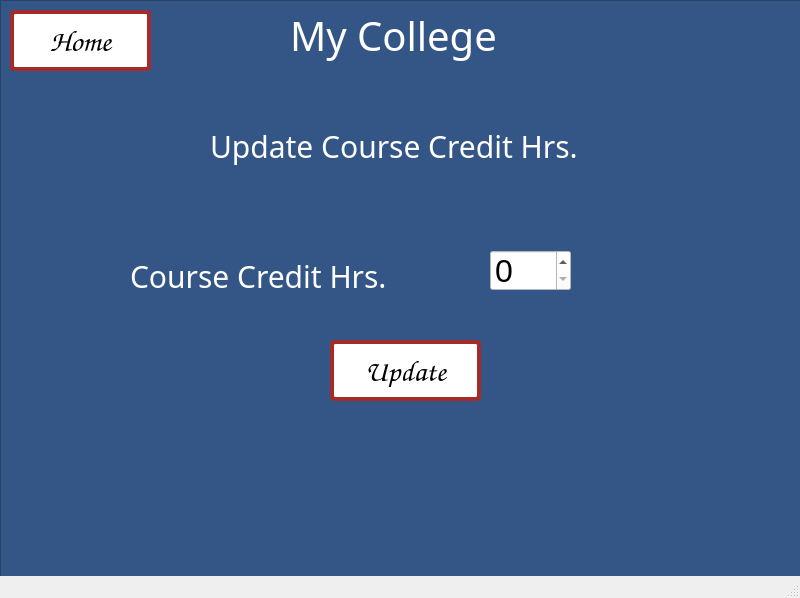
<?xml version="1.0" encoding="UTF-8"?>
<ui version="4.0">
 <class>MainWindow</class>
 <widget class="QMainWindow" name="MainWindow">
  <property name="geometry">
   <rect>
    <x>0</x>
    <y>0</y>
    <width>800</width>
    <height>598</height>
   </rect>
  </property>
  <property name="windowTitle">
   <string>MainWindow</string>
  </property>
  <widget class="QWidget" name="centralwidget">
   <widget class="QWidget" name="gridLayoutWidget">
    <property name="geometry">
     <rect>
      <x>0</x>
      <y>0</y>
      <width>801</width>
      <height>601</height>
     </rect>
    </property>
    <layout class="QGridLayout" name="gridLayout">
     <item row="0" column="0">
      <widget class="QFrame" name="frame">
       <property name="autoFillBackground">
        <bool>false</bool>
       </property>
       <property name="styleSheet">
        <string notr="true"> background-color: #345687;</string>
       </property>
       <property name="frameShape">
        <enum>QFrame::StyledPanel</enum>
       </property>
       <property name="frameShadow">
        <enum>QFrame::Raised</enum>
       </property>
       <widget class="QLabel" name="label_4">
        <property name="geometry">
         <rect>
          <x>290</x>
          <y>10</y>
          <width>211</width>
          <height>51</height>
         </rect>
        </property>
        <property name="font">
         <font>
          <family>Papyrus</family>
          <pointsize>-1</pointsize>
         </font>
        </property>
        <property name="styleSheet">
         <string notr="true">font-size: 40px;
color: white;</string>
        </property>
        <property name="text">
         <string>My College</string>
        </property>
       </widget>
       <widget class="QLabel" name="label_5">
        <property name="geometry">
         <rect>
          <x>210</x>
          <y>120</y>
          <width>401</width>
          <height>51</height>
         </rect>
        </property>
        <property name="font">
         <font>
          <family>Papyrus</family>
          <pointsize>-1</pointsize>
         </font>
        </property>
        <property name="styleSheet">
         <string notr="true">font-size: 30px;
color: white;</string>
        </property>
        <property name="text">
         <string>Update Course Credit Hrs.</string>
        </property>
       </widget>
       <widget class="QLabel" name="label_6">
        <property name="geometry">
         <rect>
          <x>130</x>
          <y>250</y>
          <width>261</width>
          <height>51</height>
         </rect>
        </property>
        <property name="font">
         <font>
          <family>Papyrus</family>
          <pointsize>-1</pointsize>
         </font>
        </property>
        <property name="styleSheet">
         <string notr="true">font-size: 30px;
color: white;</string>
        </property>
        <property name="text">
         <string>Course Credit Hrs.</string>
        </property>
       </widget>
       <widget class="QPushButton" name="updateCourseCreditHoursPageHomeButton">
        <property name="geometry">
         <rect>
          <x>10</x>
          <y>10</y>
          <width>141</width>
          <height>61</height>
         </rect>
        </property>
        <property name="font">
         <font>
          <family>Comic Sans MS</family>
          <pointsize>-1</pointsize>
          <underline>false</underline>
          <strikeout>false</strikeout>
         </font>
        </property>
        <property name="styleSheet">
         <string notr="true">background-color: white;
display: inline-block;
      padding: 10px 20px;
      font-size: 30px;
      text-align: center;
      text-decoration: none;
      cursor: pointer;
      border-radius: 5px;
      transition: background-color 0.3s ease;
 border: 4px solid brown;</string>
        </property>
        <property name="text">
         <string>Home</string>
        </property>
       </widget>
       <widget class="QPushButton" name="updateCourseCreditHoursPageUpdateButton">
        <property name="geometry">
         <rect>
          <x>330</x>
          <y>340</y>
          <width>151</width>
          <height>61</height>
         </rect>
        </property>
        <property name="font">
         <font>
          <family>Comic Sans MS</family>
          <pointsize>-1</pointsize>
          <underline>false</underline>
          <strikeout>false</strikeout>
         </font>
        </property>
        <property name="styleSheet">
         <string notr="true">background-color: white;
display: inline-block;
      padding: 10px 20px;
      font-size: 30px;
      text-align: center;
      text-decoration: none;
      cursor: pointer;
      border-radius: 5px;
      transition: background-color 0.3s ease;
 border: 4px solid brown;</string>
        </property>
        <property name="text">
         <string>Update</string>
        </property>
       </widget>
       <widget class="QSpinBox" name="updateCourseCreditHoursPagetakeCreditHours">
        <property name="geometry">
         <rect>
          <x>490</x>
          <y>250</y>
          <width>81</width>
          <height>41</height>
         </rect>
        </property>
        <property name="styleSheet">
         <string notr="true">background-color:white;font-size:32px</string>
        </property>
       </widget>
      </widget>
     </item>
    </layout>
   </widget>
  </widget>
  <widget class="QStatusBar" name="statusbar"/>
 </widget>
 <resources/>
 <connections/>
</ui>
